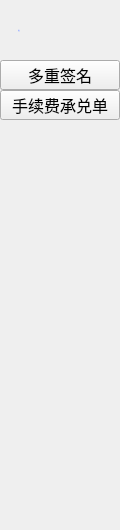
<?xml version="1.0" encoding="UTF-8"?>
<ui version="4.0">
 <class>FunctionAdvanceWidget</class>
 <widget class="QWidget" name="FunctionAdvanceWidget">
  <property name="geometry">
   <rect>
    <x>0</x>
    <y>0</y>
    <width>120</width>
    <height>530</height>
   </rect>
  </property>
  <property name="font">
   <font>
    <pointsize>12</pointsize>
   </font>
  </property>
  <property name="windowTitle">
   <string>Form</string>
  </property>
  <widget class="QLabel" name="label">
   <property name="geometry">
    <rect>
     <x>0</x>
     <y>0</y>
     <width>120</width>
     <height>60</height>
    </rect>
   </property>
   <property name="font">
    <font>
     <family>Microsoft YaHei UI Light</family>
     <pointsize>-1</pointsize>
     <weight>50</weight>
     <italic>false</italic>
     <bold>false</bold>
    </font>
   </property>
   <property name="styleSheet">
    <string notr="true">color: #A6B9FF;
font: 16px &quot;Microsoft YaHei UI Light&quot;;
padding-left: 18px;</string>
   </property>
   <property name="text">
    <string>高级</string>
   </property>
   <property name="alignment">
    <set>Qt::AlignLeading|Qt::AlignLeft|Qt::AlignVCenter</set>
   </property>
  </widget>
  <widget class="QToolButton" name="toolButton_multiSig">
   <property name="geometry">
    <rect>
     <x>0</x>
     <y>60</y>
     <width>120</width>
     <height>30</height>
    </rect>
   </property>
   <property name="minimumSize">
    <size>
     <width>120</width>
     <height>30</height>
    </size>
   </property>
   <property name="maximumSize">
    <size>
     <width>120</width>
     <height>30</height>
    </size>
   </property>
   <property name="text">
    <string>多重签名</string>
   </property>
  </widget>
  <widget class="QToolButton" name="toolButton_poundage">
   <property name="geometry">
    <rect>
     <x>0</x>
     <y>90</y>
     <width>120</width>
     <height>30</height>
    </rect>
   </property>
   <property name="minimumSize">
    <size>
     <width>120</width>
     <height>30</height>
    </size>
   </property>
   <property name="maximumSize">
    <size>
     <width>120</width>
     <height>30</height>
    </size>
   </property>
   <property name="text">
    <string>手续费承兑单</string>
   </property>
  </widget>
 </widget>
 <resources/>
 <connections/>
</ui>
